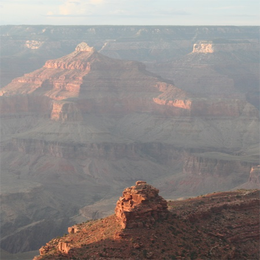
%> input picture MATLAB/canyon_512.bmp, 260 x 260 px, shrunk from 512 x 512 before the run
$ octave --eval "result = haze_removal('canyon_512.bmp');"   (GNU Octave 9; MATLAB toolbox functions it lacks are replaced by stand-ins)
%> lines starting %> are read from the running program, lines starting %| are printed output that depends on the picture
% MATLAB Implementation of Fast and Efficient Haze Removal without Predefined Functions

function dehazed_image = haze_removal(image_path)
%> called with image_path = 'canyon_512.bmp'
    image = im2double(imread(image_path));
    dark_channel = compute_dark_channel(image);
    atmo_light = estimate_atmospheric_light(image, dark_channel);
    transmission = estimate_transmission(image, atmo_light);
    refined_trans = refine_transmission(image, transmission);
    dehazed_image = recover_radiance(image, refined_trans, atmo_light);

    figure;
    subplot(1,2,1), imshow(image), title('Hazy Image');
    subplot(1,2,2), imshow(dehazed_image), title('Dehazed Image');
end

function dark_channel = compute_dark_channel(image, patch_size)
    if nargin < 2
        patch_size = 15;
    end
    [rows, cols, ~] = size(image);
%> rows = 260; cols = 260
    min_channel = min(image, [], 3);
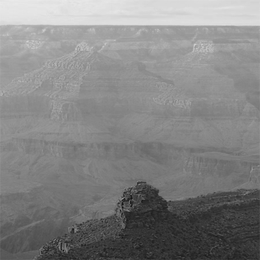
%> min_channel: size 260x260 double; min 0.0627, max 0.918, mean 0.513
    dark_channel = zeros(rows, cols);
    half_patch = floor(patch_size / 2);
    for i = 1+half_patch:rows-half_patch
        for j = 1+half_patch:cols-half_patch
            dark_channel(i,j) = min(min_channel(i-half_patch:i+half_patch, j-half_patch:j+half_patch), [], 'all');
        end
    end
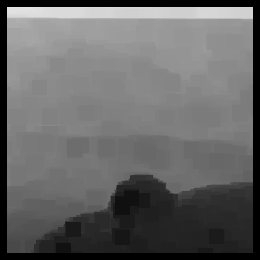
%> dark_channel: size 260x260 double; min 0, max 0.89, mean 0.399
end

function atmo_light = estimate_atmospheric_light(image, dark_channel)
    num_pixels = round(0.1 * numel(dark_channel));
%> num_pixels = 6760
    dark_vector = dark_channel(:);
    [~, indices] = sort(dark_vector, 'descend');
    top_indices = indices(1:num_pixels);
%> top_indices = 6760 values, max 65540 at index 4958, min 1828 at index 1, mean 25666.6
    top_pixels = image(top_indices);
%> top_pixels = 6760 values, max 0.996 at index 573, min 0.608 at index 6226, mean 0.787
    atmo_light = mean(top_pixels(:));
%> atmo_light = 0.787
end

function transmission = estimate_transmission(image, atmo_light, omega, patch_size)
%> called with atmo_light = 0.787
    if nargin < 3
        omega = 0.95;
        patch_size = 15;
    end
    norm_image = image ./ atmo_light;
    dark_channel = compute_dark_channel(norm_image, patch_size);
%> call 2 of compute_dark_channel, with patch_size = 15
%> after the loop in compute_dark_channel (call 2), `for i = 1+half_patch:rows-half_patch`:
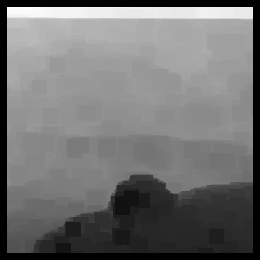
%> dark_channel: size 260x260 double; min 0, max 1.13, mean 0.507; drawn with min black and max white
    transmission = 1 - omega * dark_channel;
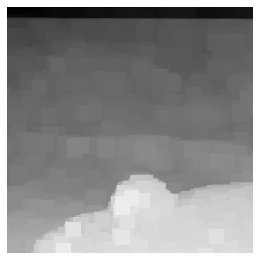
%> transmission: size 260x260 double; min -0.074, max 1, mean 0.518; drawn with min black and max white
end

function refined_trans = refine_transmission(image, transmission)
    [rows, cols] = size(transmission);
    refined_trans = transmission;
    for i = 2:rows-1
        for j = 2:cols-1
            refined_trans(i, j) = mean(mean(transmission(i-1:i+1, j-1:j+1)));
        end
    end
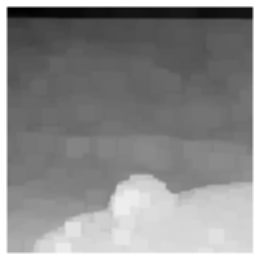
%> refined_trans: size 260x260 double; min -0.0725, max 1, mean 0.518; drawn with min black and max white
end

function J = recover_radiance(image, transmission, atmo_light, t_min)
%> called with atmo_light = 0.787
    if nargin < 4
        t_min = 0.1;
    end
    transmission = max(transmission, t_min);
    J = (image - atmo_light) ./ transmission + atmo_light;
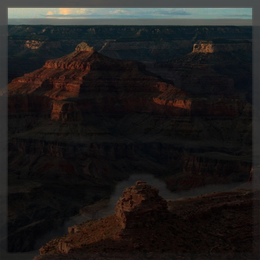
%> J: size 260x260x3 double; mean R, G, B 0.365, 0.34, 0.331; drawn with min black and max white
    J = max(min(J, 1), 0);
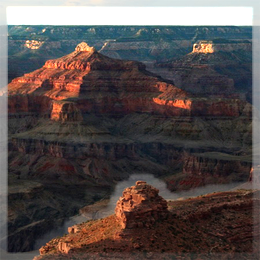
%> J: size 260x260x3 double; mean R, G, B 0.338, 0.304, 0.3
end
